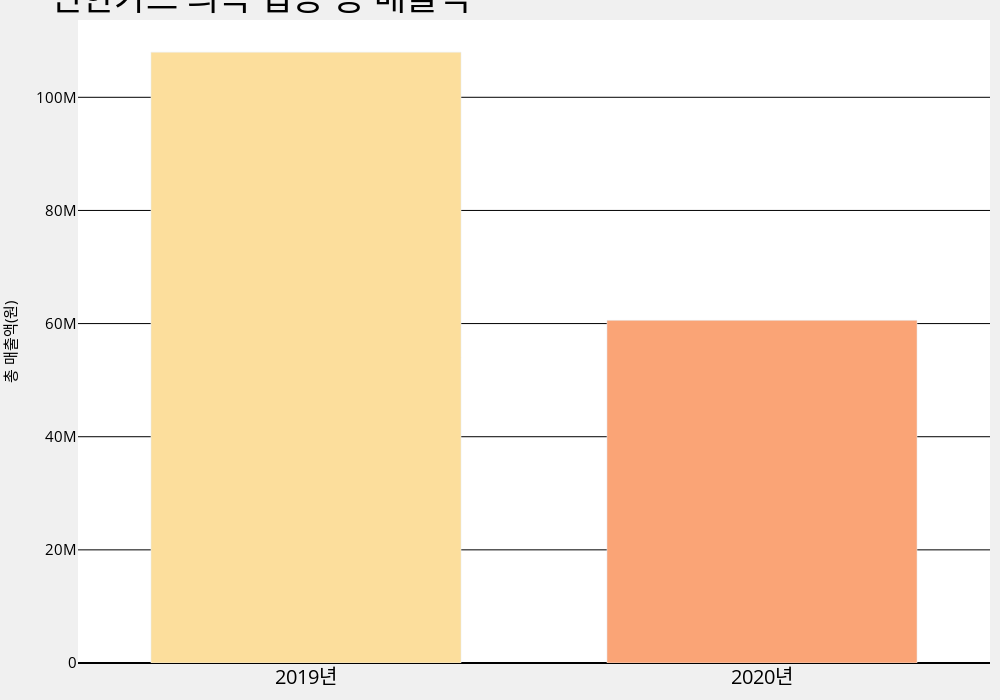

Here is the notebook cell this chart was saved with:
### Code cell
# 신한카드 의복 업종 총 매출액
fig= go.Figure()
fig.add_trace(go.Bar(x= ['2019년','2020년'], 
                     y= sh_gb[sh_gb.INDUSTRY_CODE == 42]['USE_AMT'],
                    marker_color=px.colors.sequential.Sunsetdark))
fig.update_layout(plot_bgcolor='rgb(255,255,255)',
    title='신한카드 의복 업종 총 매출액',
    width=1000,
    height=700,
    font=dict(
    size=25,
    color="black"
    ),
    margin=dict(l=20, r=10, t=20, b=10), paper_bgcolor="rgb(240, 240, 240)",
    xaxis_tickfont_size=20,
    yaxis=dict(
        title='총 매출액(원)',
        titlefont_size=15,
        tickfont_size=15,
        gridcolor='black',
        zeroline= True,
        zerolinecolor= 'black'
    ),
    barmode='group',
    bargap=0.15, # gap between bars of adjacent location coordinates.
    bargroupgap=0.2, # gap between bars of the same location coordinate
)
fig.show()

### Figure 1 — Plotly figure (JSON) as saved in the notebook; plotly's stock layout.template omitted (floating-point values rounded to 4 significant figures)
{"data": [{"marker": {"color": ["rgb(252, 222, 156)", "rgb(250, 164, 118)", "rgb(240, 116, 110)", "rgb(227, 79, 111)", "rgb(220, 57, 119)", "rgb(185, 37, 122)", "rgb(124, 29, 111)"]}, "type": "bar", "x": ["2019년", "2020년"], "y": [107981622, 60570614]}], "layout": {"bargap": 0.15, "bargroupgap": 0.2, "barmode": "group", "font": {"color": "black", "size": 25}, "height": 700, "margin": {"b": 10, "l": 20, "r": 10, "t": 20}, "paper_bgcolor": "rgb(240, 240, 240)", "plot_bgcolor": "rgb(255,255,255)", "title": {"text": "신한카드 의복 업종 총 매출액"}, "width": 1000, "xaxis": {"tickfont": {"size": 20}}, "yaxis": {"gridcolor": "black", "tickfont": {"size": 15}, "title": {"font": {"size": 15}, "text": "총 매출액(원)"}, "zeroline": true, "zerolinecolor": "black"}}}
